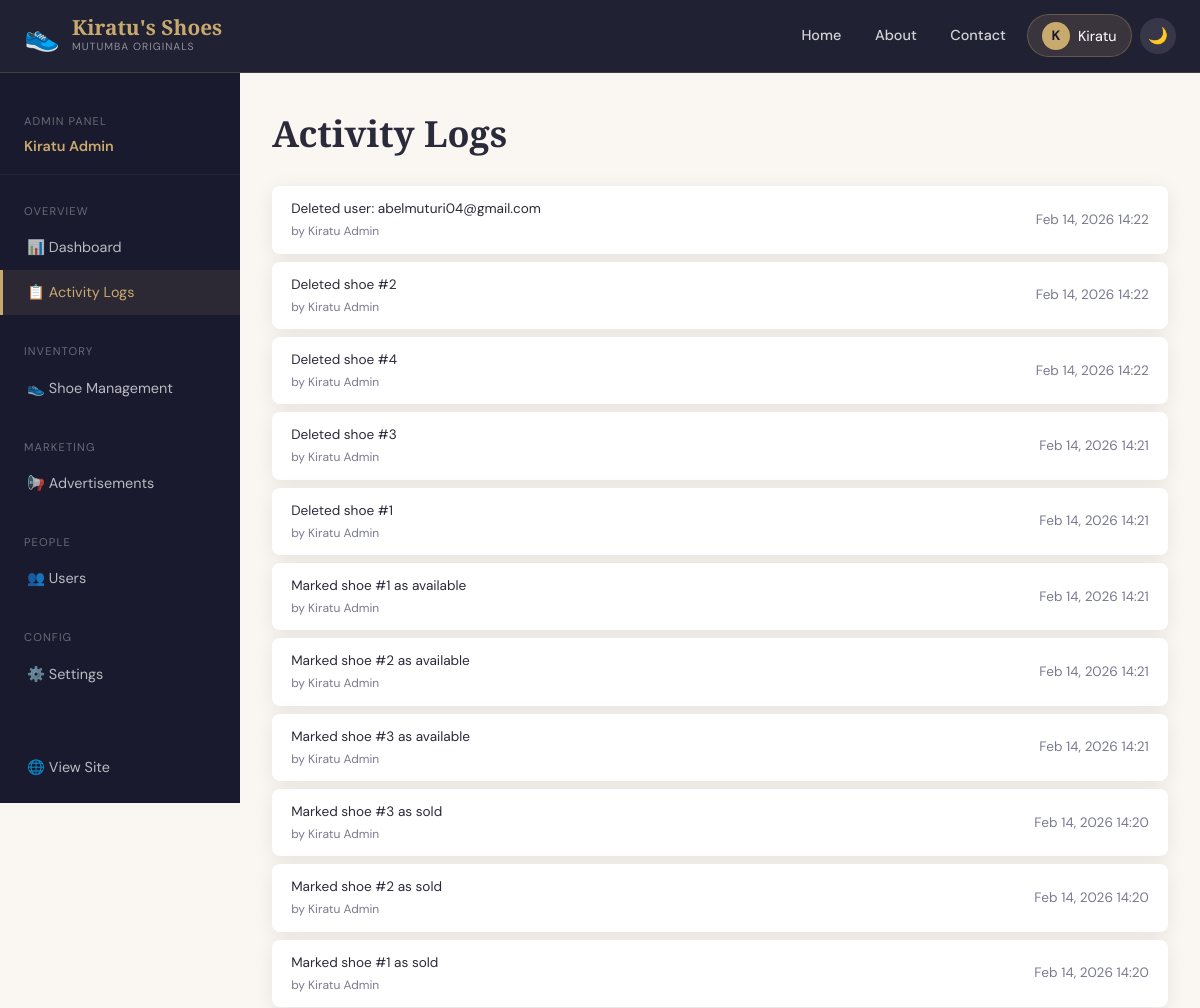
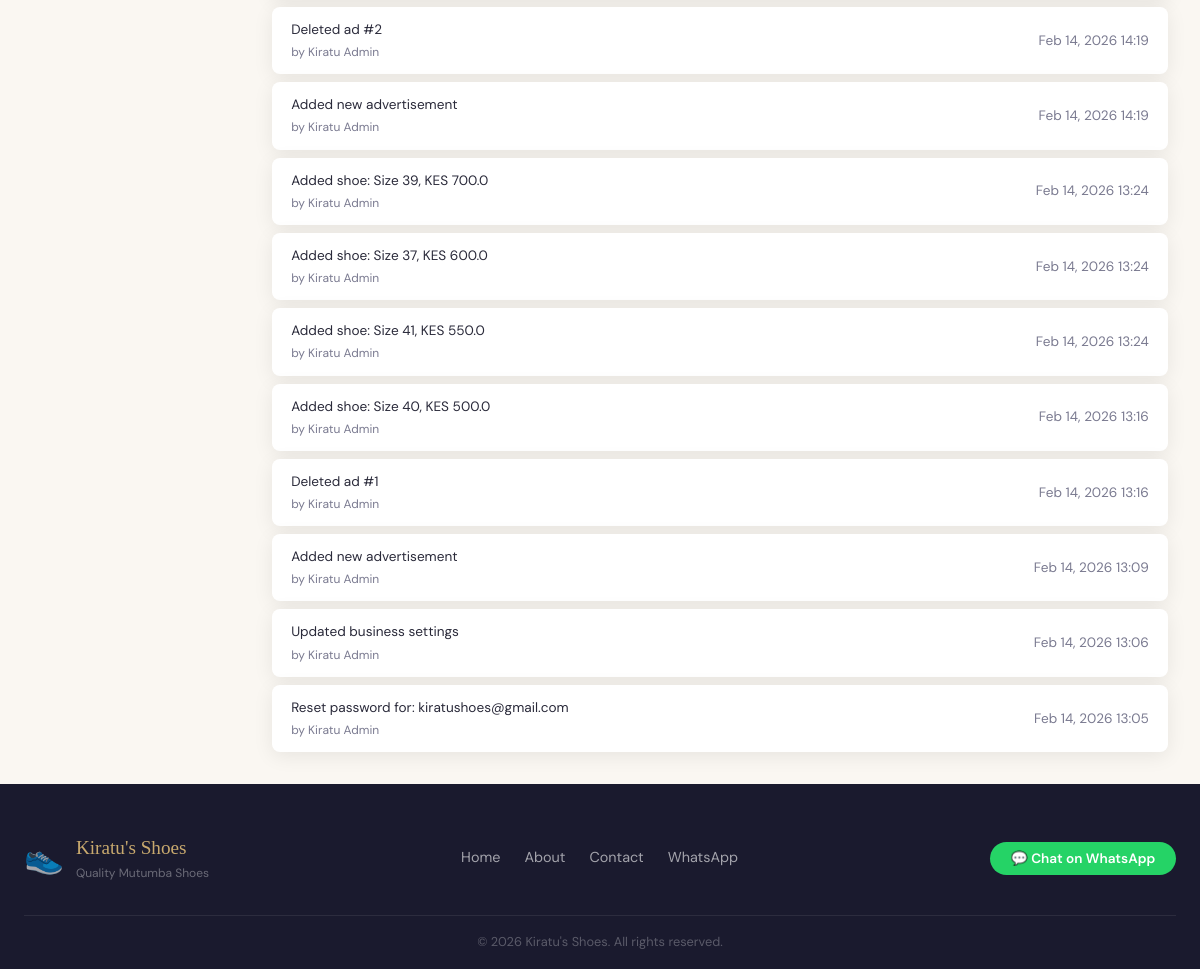
The page /admin/logs (signed in) on the database its author committed (2 pictures, top to bottom).
### tables this page shows
CREATE TABLE users(
        id INTEGER PRIMARY KEY AUTOINCREMENT,
        first_name TEXT NOT NULL, last_name TEXT NOT NULL,
        email TEXT UNIQUE NOT NULL, password_hash TEXT NOT NULL,
        is_verified INTEGER DEFAULT 0, is_admin INTEGER DEFAULT 0,
        created_at TEXT DEFAULT(datetime('now')));

CREATE TABLE activity_logs(
        id INTEGER PRIMARY KEY AUTOINCREMENT,
        admin_id INTEGER REFERENCES users(id),
        action TEXT NOT NULL, timestamp TEXT DEFAULT(datetime('now')));

### app.py (the view)
@app.route('/admin/logs')
@admin_req
def admin_logs():
    logs=qdb("SELECT l.*,u.first_name,u.last_name FROM activity_logs l JOIN users u ON l.admin_id=u.id ORDER BY l.timestamp DESC LIMIT 100")
    return render_template('admin/logs.html',logs=logs)

### app.py (called while the page is built)
def get_db():
    if 'db' not in g:
        g.db = sqlite3.connect(app.config['DATABASE'])
        g.db.row_factory = sqlite3.Row
        g.db.execute("PRAGMA foreign_keys=ON")
    return g.db

def qdb(sql, args=(), one=False, commit=False):
    db = get_db()
    cur = db.execute(sql, args)
    if commit:
        db.commit()
        return cur.lastrowid
    rv = cur.fetchall()
    return (rv[0] if rv else None) if one else rv

def get_settings():
    s=qdb("SELECT * FROM app_settings LIMIT 1",one=True)
    if not s:
        qdb("INSERT INTO app_settings(id) VALUES(1)",commit=True)
        s=qdb("SELECT * FROM app_settings LIMIT 1",one=True)
    return s

def cur_user():
    uid=session.get('user_id')
    return qdb("SELECT * FROM users WHERE id=?", (uid,),one=True) if uid else None

def pdt(v):
    if not v: return datetime.utcnow()
    if isinstance(v,datetime): return v
    for f in ('%Y-%m-%d %H:%M:%S','%Y-%m-%dT%H:%M:%S'):
        try: return datetime.strptime(str(v),f)
        except: pass
    return datetime.utcnow()

def admin_req(f):
    @wraps(f)
    def d(*a,**k):
        u=cur_user()
        if not u or not u['is_admin']: flash('Admin required.','danger'); return redirect(url_for('home'))
        return f(*a,**k)
    return d

@app.context_processor
def ctx():
    settings=get_settings()
    ads=qdb("SELECT * FROM ads WHERE is_active=1 ORDER BY created_at DESC")
    return dict(current_user=cur_user(),settings=settings,theme=request.cookies.get('theme','light'),
        active_ads=ads,is_new_shoe=is_new,pdt=pdt)

@app.template_filter('fmtdt')
def fmtdt(v): return pdt(v).strftime('%b %d, %Y %H:%M')

### templates/admin/logs.html (shortened to what this page needs)
{% extends "admin/base.html" %}
{% block admin_content %}
<h2 style="font-family:'Playfair Display',serif;margin-bottom:1.5rem;">Activity Logs</h2>
{% if logs %}
<div class="log-list">
    {% for log in logs %}
    <div class="log-item fade-up">
        <div>
            <span class="log-action">{{ log['action'] }}</span>
            <div style="font-size:0.75rem;color:var(--text-muted);margin-top:0.15rem;">
                by {{ log['first_name'] ~ ' ' ~ log['last_name'] }}
            </div>
        </div>
        <span class="log-time">{{ log['timestamp']|fmtdt }}</span>
    </div>
    {% endfor %}
</div>
{% else %}
<div class="empty-state">
    <div class="empty-icon">📋</div>
    <h3>No Activity Logged</h3>
    <p>Admin actions will appear here.</p>
</div>
{% endif %}
{% endblock %}

### templates/admin/base.html (shortened to what this page needs)
{% extends "base.html" %}
{% block content %}
<div class="admin-layout">
    <aside class="admin-sidebar">
        <div style="padding:1rem 1.5rem;border-bottom:1px solid rgba(255,255,255,0.05);">
            <div style="font-size:0.7rem;color:rgba(255,255,255,0.35);text-transform:uppercase;letter-spacing:0.1em;">Admin Panel</div>
            <div style="font-size:0.9rem;color:var(--gold);font-weight:600;margin-top:0.25rem;">{{ current_user['first_name'] ~ ' ' ~ current_user['last_name'] }}</div>
        </div>
        <div class="sidebar-title">Overview</div>
        <a href="{{ url_for('admin_dashboard') }}" class="sidebar-link {% if request.endpoint == 'admin_dashboard' %}active{% endif %}">📊 Dashboard</a>
        <a href="{{ url_for('admin_logs') }}" class="sidebar-link {% if request.endpoint == 'admin_logs' %}active{% endif %}">📋 Activity Logs</a>
        <div class="sidebar-title">Inventory</div>
        <a href="{{ url_for('admin_shoes') }}" class="sidebar-link {% if request.endpoint in ['admin_shoes','admin_add_shoe'] %}active{% endif %}">👟 Shoe Management</a>
        <div class="sidebar-title">Marketing</div>
        <a href="{{ url_for('admin_ads') }}" class="sidebar-link {% if request.endpoint == 'admin_ads' %}active{% endif %}">📢 Advertisements</a>
        <div class="sidebar-title">People</div>
        <a href="{{ url_for('admin_users') }}" class="sidebar-link {% if request.endpoint in ['admin_users','admin_user_detail'] %}active{% endif %}">👥 Users</a>
        <div class="sidebar-title">Config</div>
        <a href="{{ url_for('admin_settings') }}" class="sidebar-link {% if request.endpoint == 'admin_settings' %}active{% endif %}">⚙️ Settings</a>
        <div class="sidebar-title" style="margin-top:2rem;"></div>
        <a href="{{ url_for('home') }}" class="sidebar-link">🌐 View Site</a>
        <a href="{{ url_for('logout') }}" class="sidebar-link" style="color:rgba(231,76,60,0.8);">🚪 Logout</a>
    </aside>
    <div class="admin-content">
        {% block admin_content %}{% endblock %}
    </div>
</div>
{% endblock %}

### templates/base.html (shortened to what this page needs)
<!DOCTYPE html>
<html lang="en" data-theme="{{ theme }}">
<head>
    <link rel="stylesheet" href="{{ url_for('static', filename='css/style.css') }}">
</head>
<body>
<nav class="navbar">
    <div class="nav-inner">
        <a href="{{ url_for('home') }}" class="brand">
            <span class="brand-icon">👟</span>
            <div>
                <div class="brand-name">Kiratu's Shoes</div>
                <div class="brand-tagline">Mutumba Originals</div>
            </div>
        </a>
        <div class="nav-links">
            <a href="{{ url_for('home') }}" class="nav-link {% if request.endpoint == 'home' %}active{% endif %}">Home</a>
            <a href="{{ url_for('about') }}" class="nav-link {% if request.endpoint == 'about' %}active{% endif %}">About</a>
            <a href="{{ url_for('contact') }}" class="nav-link {% if request.endpoint == 'contact' %}active{% endif %}">Contact</a>
            {% if current_user %}
                <div class="nav-dropdown">
                    <button class="nav-user-btn">
                        <span class="user-avatar">{{ current_user['first_name'][0] }}</span>
                        {{ current_user['first_name'] }}
                    </button>
                </div>
            {% else %}
                <a href="{{ url_for('login') }}" class="btn btn-outline-gold">Login</a>
                <a href="{{ url_for('register') }}" class="btn btn-gold">Register</a>
            {% endif %}
            <button class="theme-toggle" onclick="toggleTheme()" title="Toggle theme">
                {% if theme == 'dark' %}☀️{% else %}🌙{% endif %}
            </button>
        </div>
    </div>
</nav>
<main>
    {% block content %}{% endblock %}
</main>
<footer class="footer">
    <div class="footer-inner">
        <div class="footer-brand">
            <span style="font-size:2rem">👟</span>
            <div>
                <div class="footer-name">Kiratu's Shoes</div>
                <div class="footer-sub">Quality Mutumba Shoes</div>
            </div>
        </div>
        <div class="footer-links">
            <a href="{{ url_for('home') }}">Home</a>
            <a href="{{ url_for('about') }}">About</a>
            <a href="{{ url_for('contact') }}">Contact</a>
            <a href="{{ settings['whatsapp_link'] }}" target="_blank" rel="noopener">WhatsApp</a>
        </div>
        <div class="footer-whatsapp">
            <a href="{{ settings['whatsapp_link'] }}" target="_blank" rel="noopener" class="btn-whatsapp-footer">
                💬 Chat on WhatsApp
            </a>
        </div>
    </div>
    <div class="footer-bottom">
        <p>&copy; {{ 2026 }} Kiratu's Shoes. All rights reserved.</p>
    </div>
</footer>
</body>
</html>

### rows shown on the page
users: first_name "K", first_name "Kiratu", first_name+last_name "Kiratu Admin"
activity_logs: action "Deleted user: abelmuturi04@gmail.com", last_name "Kiratu Admin", timestamp|fmtdt "Feb 14, 2026 14:22"
activity_logs: action "Deleted shoe #2", last_name "Kiratu Admin", timestamp|fmtdt "Feb 14, 2026 14:22"
activity_logs: action "Deleted shoe #4", last_name "Kiratu Admin", timestamp|fmtdt "Feb 14, 2026 14:22"
activity_logs: action "Deleted shoe #3", last_name "Kiratu Admin", timestamp|fmtdt "Feb 14, 2026 14:21"
activity_logs: action "Deleted shoe #1", last_name "Kiratu Admin", timestamp|fmtdt "Feb 14, 2026 14:21"
activity_logs: action "Marked shoe #1 as available", last_name "Kiratu Admin", timestamp|fmtdt "Feb 14, 2026 14:21"
activity_logs: action "Marked shoe #2 as available", last_name "Kiratu Admin", timestamp|fmtdt "Feb 14, 2026 14:21"
activity_logs: action "Marked shoe #3 as available", last_name "Kiratu Admin", timestamp|fmtdt "Feb 14, 2026 14:21"
activity_logs: action "Marked shoe #3 as sold", last_name "Kiratu Admin", timestamp|fmtdt "Feb 14, 2026 14:20"
activity_logs: action "Marked shoe #2 as sold", last_name "Kiratu Admin", timestamp|fmtdt "Feb 14, 2026 14:20"
activity_logs: action "Marked shoe #1 as sold", last_name "Kiratu Admin", timestamp|fmtdt "Feb 14, 2026 14:20"
activity_logs: action "Deleted ad #2", last_name "Kiratu Admin", timestamp|fmtdt "Feb 14, 2026 14:19"
activity_logs: action "Added new advertisement", last_name "Kiratu Admin", timestamp|fmtdt "Feb 14, 2026 14:19"
activity_logs: action "Added shoe: Size 39, KES 700.0", last_name "Kiratu Admin", timestamp|fmtdt "Feb 14, 2026 13:24"
activity_logs: action "Added shoe: Size 37, KES 600.0", last_name "Kiratu Admin", timestamp|fmtdt "Feb 14, 2026 13:24"
activity_logs: action "Added shoe: Size 41, KES 550.0", last_name "Kiratu Admin", timestamp|fmtdt "Feb 14, 2026 13:24"
activity_logs: action "Added shoe: Size 40, KES 500.0", last_name "Kiratu Admin", timestamp|fmtdt "Feb 14, 2026 13:16"
activity_logs: action "Deleted ad #1", last_name "Kiratu Admin", timestamp|fmtdt "Feb 14, 2026 13:16"
activity_logs: action "Added new advertisement", last_name "Kiratu Admin", timestamp|fmtdt "Feb 14, 2026 13:09"
activity_logs: action "Updated business settings", last_name "Kiratu Admin", timestamp|fmtdt "Feb 14, 2026 13:06"
activity_logs: action "Reset password for: kiratushoes@gmail.com", last_name "Kiratu Admin", timestamp|fmtdt "Feb 14, 2026 13:05"

### other values the page prints
{{ 2026 }} "2026"
